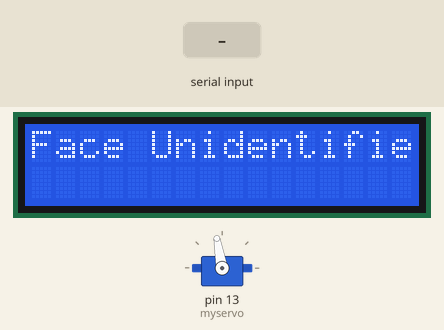
Recording of a sketch running on a simulated Arduino Uno, built with avr-gcc and run on an emulated ATmega328P. Parts: servo, 16×2 character LCD. Inputs (shaded band) come from the test bench.

Above: at 1.2 s.
1.3 s: "1" received over Serial
At 1.43 s:
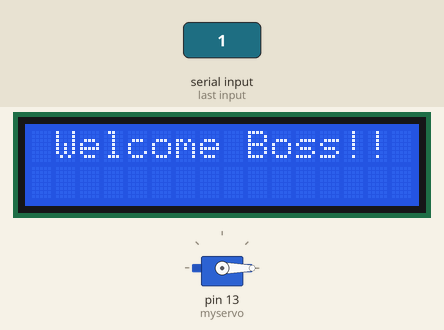
Timing chart, 0 to 4.3 s (numbered marks = the images above; inputs shaded):
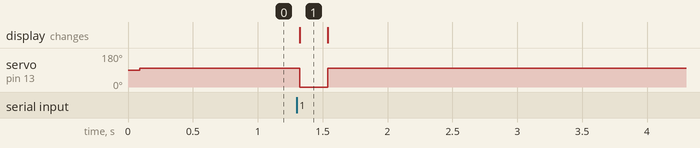

Measured:
- after the input at 1.3 s, servo on pin 13 (myservo): 100° → 0° at once, → 100° 0.22 s later; the display: changes at once (image 1)

The sketch:

test.ino
```cpp
// #include "LiquidCrystal_I2C.h";
// #include <Servo.h>
// #include <IRremote.h>
// #include <Arduino.h>

// Servo myservo;
// int pos = 0;
// LiquidCrystal_I2C lcd(33,16,2);
// int data;
// int flag = 2;

// void setup() {
//   //Servo
//   myservo.attach(13);
//   //

//     //Initialize the LCD
//     lcd.begin();
//     // Turn on the blacklight
//     lcd.backlight();

//     lcd.setCursor(0, 0);
//     lcd.print("du ma may");
//     //serial init
//     Serial.begin(9600);
// }

// void loop() {
//     while( Serial.available() ){
//     //send flag
//     data = Serial.read();
//     if(data == '1'){
//       flag = 1;
//     }
//     else if(data == '0')
//     {
//       flag = 0;
//     }
//   }
//   serial flag processing
//   if(flag == 1)
//     {
//       lcd.setCursor (0,0);
//       lcd.print(" Welcome Boss!! ");
//       //servo activated
//       delay(200);
//     }
//      else if (flag == 0)
//     {
//       lcd.setCursor (0,0);
//       lcd.print("Face Unidentified ");
//     }
//   //   //SERVO
//   //     for (pos=0; pos<=180; pos++) { // từ 0 đến 180 độ
//   //     myservo.write(pos);
//   //     delay(5);
//   // }

//   // // Đảo ngược quá trình từ 180 đến 0 độ

// }

#include "LiquidCrystal_I2C.h";
#include <Servo.h>
#include "Adafruit_NeoPixel.h"

#include <Arduino.h>

Servo myservo;
int pos = 0;
LiquidCrystal_I2C lcd(33,16,2);
int data;
int flag = 0;

void setup() {
    //Servo
    myservo.attach(13);
    //Initialize the LCD
    lcd.begin();
    // Turn on the blacklight
    lcd.backlight();

    lcd.setCursor(0, 0);
    lcd.print("BACH KHOA");
    //serial init
    Serial.begin(9600);
}

void loop() {
    while( Serial.available() ){
    //send flag
    data = Serial.read();
    if(data == '1'){
      flag = 1;
    }
    else
    {
      flag = 0;
    }
  }
    // Serial flag processing
    if (flag == 1) {
        lcd.setCursor(0, 0);
        lcd.print(" Welcome Boss!! ");
        // Servo activated
        myservo.write(0);
        //

        flag = 0;
        delay(200);
    } else if (flag == 0) {
        lcd.setCursor(0, 0);
        lcd.print("Face Unidentified");
        // Servo activated
        myservo.write(100);
    }
}
```
